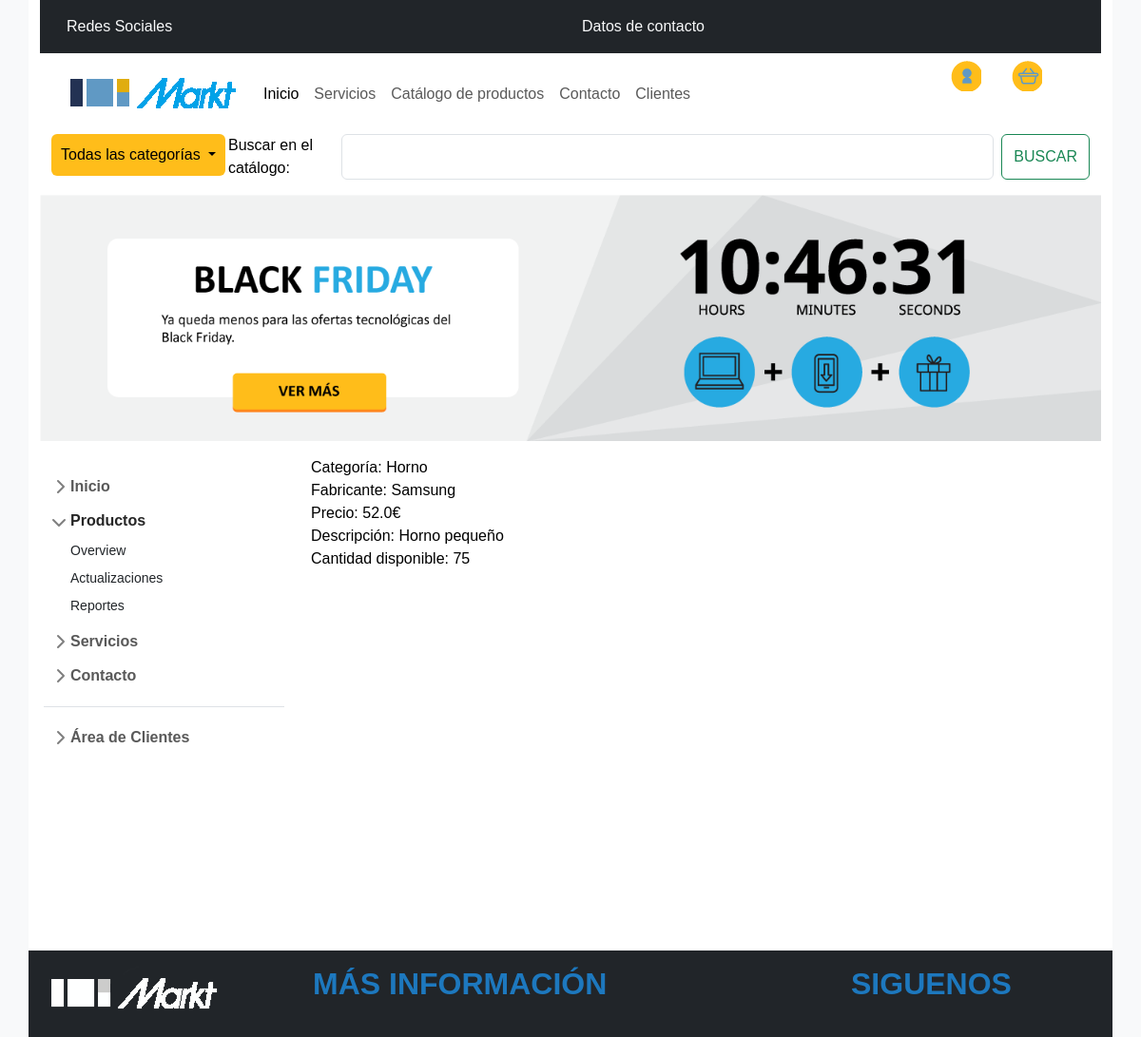
The app's page /productos/detalle/3/ with its own data.
### productos/models.py (models this page shows, shortened)
class Producto(models.Model):
    categoria = models.ForeignKey(Categoria,related_name='productos', on_delete=models.CASCADE, default=Categoria.get_default_categoria)
    fabricante = models.ForeignKey(Fabricante,related_name='productos', on_delete=models.CASCADE, default=Fabricante.get_default_fabricante)
    nombre = models.CharField(max_length=100)
    precio = models.FloatField()
    descripcion = models.TextField(blank=True, null=True)
    cantidad = models.IntegerField(default=1)
    imagen = models.ImageField(upload_to='productos_imagenes', blank=True, null=True)
    class Meta:
        ordering = ['nombre']
        verbose_name_plural = 'Productos'

class Categoria(models.Model):
    nombre = models.CharField(max_length=100)
    class Meta:
        ordering = ['nombre']
        verbose_name_plural = 'Categorias'
    def __str__(self):
        return self.nombre

class Fabricante(models.Model):
    nombre = models.CharField(max_length=100)
    class Meta:
        ordering = ['nombre']
        verbose_name_plural = 'Fabricantes'
    def __str__(self):
        return self.nombre

### productos/views.py (the view)
# urls.py: path('detalle/<int:producto_id>/', detalle, name='detalle'),
def detalle(request, producto_id):
    producto = get_object_or_404(Producto, pk=producto_id)
    return render(request, 'productos/detalle.html', {'producto': producto})

### templates/productos/detalle.html (shortened to what this page needs)
{% extends "base.html" %}
{% block content %}
            Categoría: {{ producto.categoria }}<br>
            Fabricante: {{ producto.fabricante }}<br>
            Precio: {{ producto.precio }}€<br>
            Descripción: {{ producto.descripcion }}<br>
            Cantidad disponible: {{ producto.cantidad }}<br>
            {% load static %}
{% endblock %}

### static/css/styles.css (style rules this page uses)
:root { --primary-color: #1d78be; --secondary-color: #ffbd1a; --dark-color: #333333; }
body { font-family: Arial,"Lexend Deca","Helvetica Neue",Helvetica,Arial,sans-serif; background-color: var(--bs-gray-100); color: var(--bs-black); margin: 0; padding: 0; }

### static/css/sidebars.css (style rules this page uses)
body { min-height: 100vh; min-height: -webkit-fill-available; }
html { height: -webkit-fill-available; }

### records on screen
Producto: categoria "Horno", fabricante "Samsung", precio "52.0", descripcion "Horno pequeño", cantidad "75"
